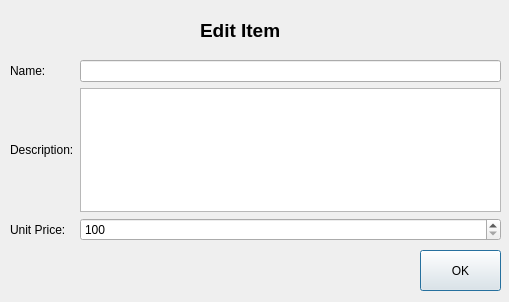
<?xml version="1.0" encoding="UTF-8"?>
<ui version="4.0">
 <class>Dialog</class>
 <widget class="QDialog" name="Dialog">
  <property name="geometry">
   <rect>
    <x>0</x>
    <y>0</y>
    <width>509</width>
    <height>302</height>
   </rect>
  </property>
  <property name="windowTitle">
   <string>Edit Item</string>
  </property>
  <widget class="QPushButton" name="okBtn">
   <property name="geometry">
    <rect>
     <x>420</x>
     <y>250</y>
     <width>81</width>
     <height>41</height>
    </rect>
   </property>
   <property name="text">
    <string>OK</string>
   </property>
  </widget>
  <widget class="QLabel" name="label_5">
   <property name="geometry">
    <rect>
     <x>200</x>
     <y>20</y>
     <width>101</width>
     <height>21</height>
    </rect>
   </property>
   <property name="font">
    <font>
     <pointsize>14</pointsize>
     <weight>75</weight>
     <bold>true</bold>
    </font>
   </property>
   <property name="text">
    <string>Edit Item</string>
   </property>
  </widget>
  <widget class="QWidget" name="layoutWidget">
   <property name="geometry">
    <rect>
     <x>10</x>
     <y>60</y>
     <width>491</width>
     <height>181</height>
    </rect>
   </property>
   <layout class="QGridLayout" name="gridLayout">
    <item row="0" column="1">
     <widget class="QLineEdit" name="nameLineEdit"/>
    </item>
    <item row="0" column="0">
     <widget class="QLabel" name="label">
      <property name="text">
       <string>Name:</string>
      </property>
     </widget>
    </item>
    <item row="2" column="0">
     <widget class="QLabel" name="label_4">
      <property name="text">
       <string>Unit Price:</string>
      </property>
     </widget>
    </item>
    <item row="1" column="0">
     <widget class="QLabel" name="label_2">
      <property name="text">
       <string>Description:</string>
      </property>
     </widget>
    </item>
    <item row="2" column="1">
     <widget class="QSpinBox" name="priceSpinBox">
      <property name="minimum">
       <number>100</number>
      </property>
      <property name="maximum">
       <number>10000000</number>
      </property>
     </widget>
    </item>
    <item row="1" column="1">
     <widget class="QTextEdit" name="descTextEdit"/>
    </item>
   </layout>
  </widget>
 </widget>
 <resources/>
 <connections/>
</ui>
